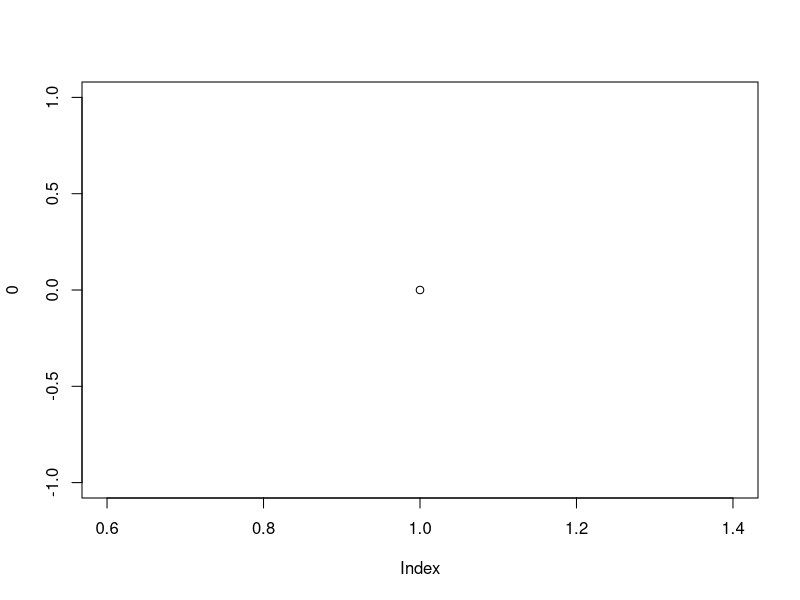
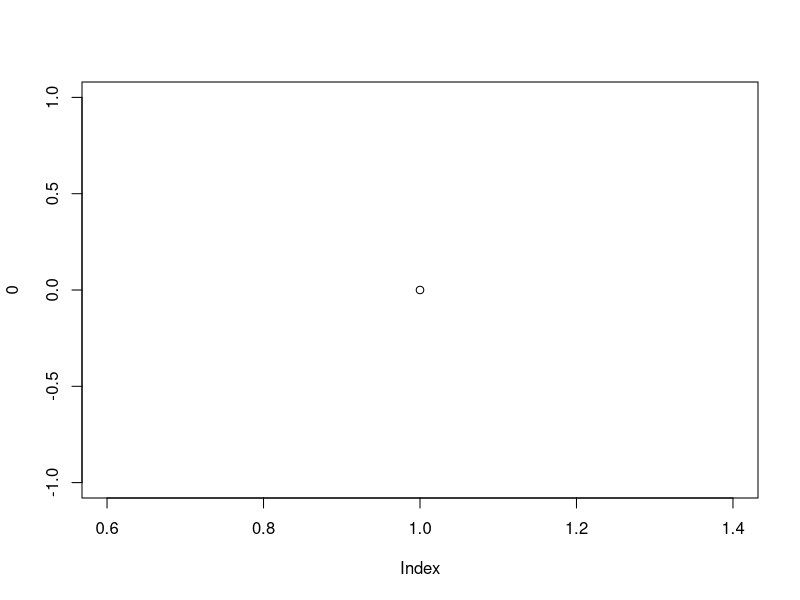
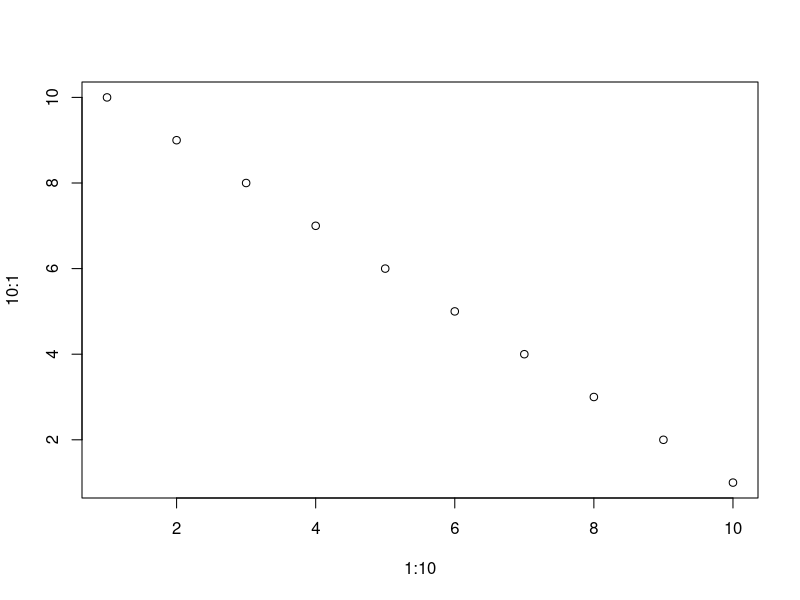
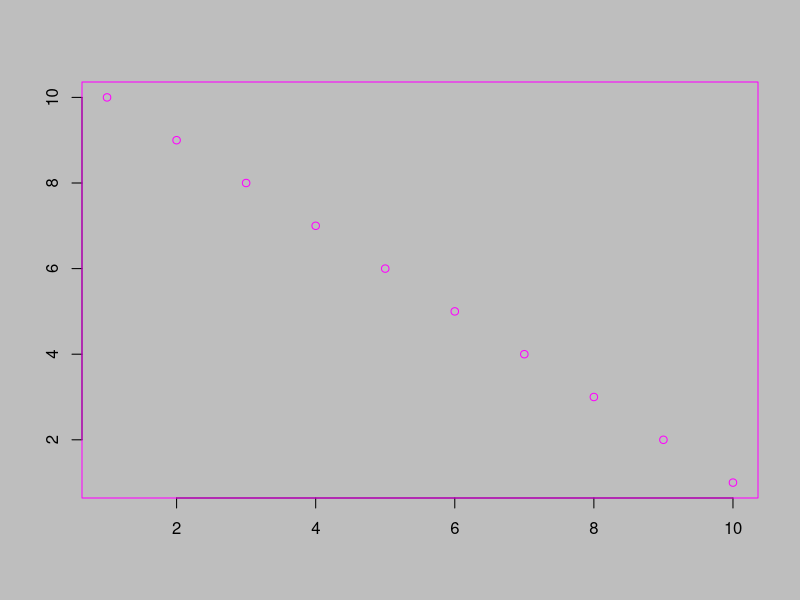
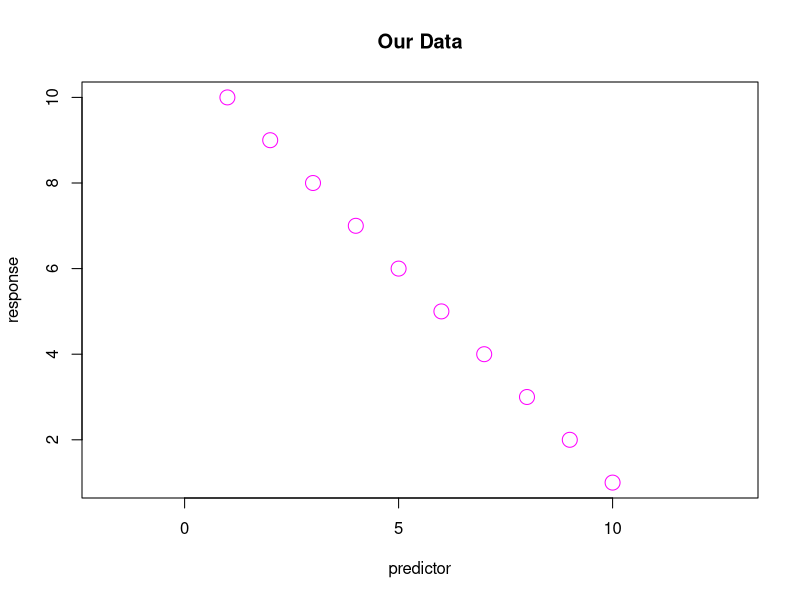
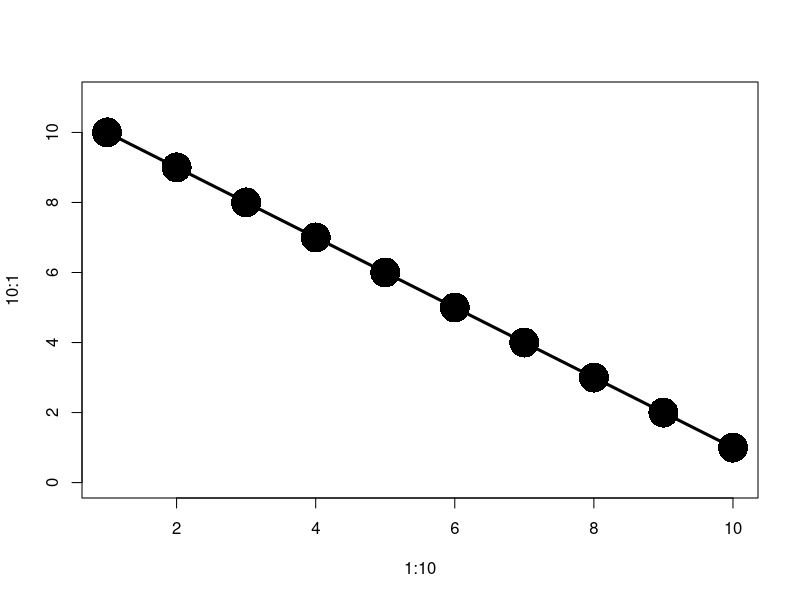
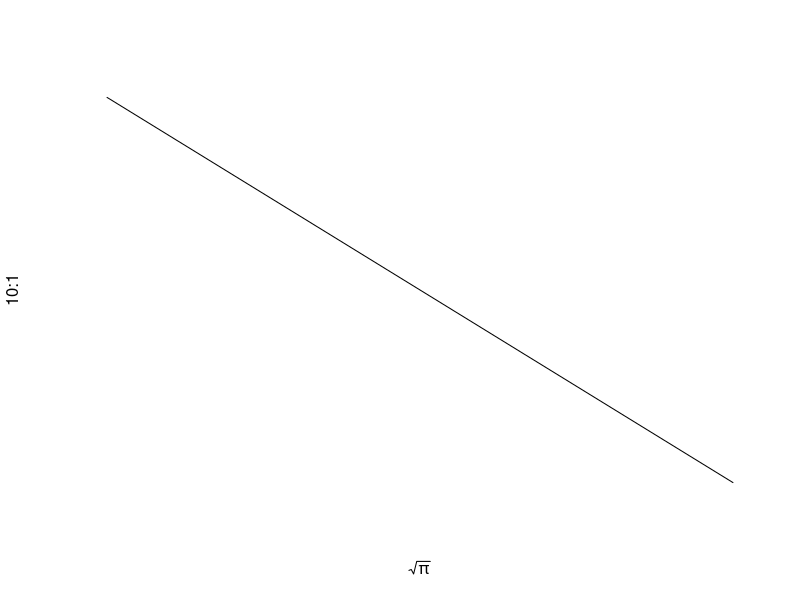
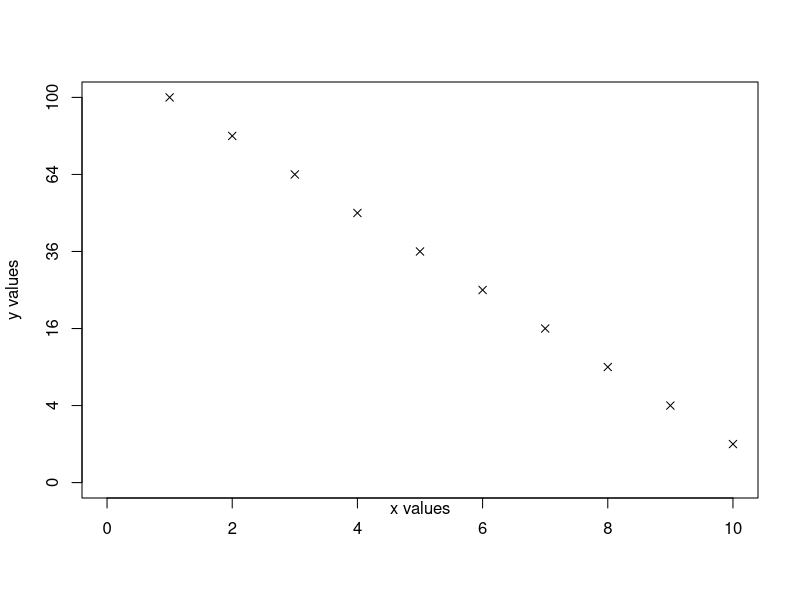

These figures' R source, in order:


# graphics


# a graphics device is a place where you can plot things.
# RStudio has a built-in graphics device, 
# but there are others. On a mac, we have the quartz() device
# windows has the windows() device
# linux has x11()

# typing quartz() opens a quartz graphics device
# (you'll need to type windows() or x11() if not on a mac)
# it's possible to set a default graphics device
# to be different from the RStudio one 
# (we won't cover that here)

quartz()
# windows()
# x11()

# if we make a plot, it will go into the most recently 
# opened device
plot(0)

# there is a family of functions dev.*() for controlling 
# the graphics deivce we will use dev.off() in this session
dev.off()   # closes most recent device
plot(0)
dev.list()  # lists the open graphical devices
quartz()
dev.list()
dev.cur()
graphics.off()  # closes all of them


# the graphics device has a set of graphical parameters
# that can be viewed as set with the par() function
par()
?par

# plot.new() opens up a graphics device with an empty plot
plot.new()

# plot() can be used to put things in the plot window
# if no device is open, it opens a new graphics device, 
# otherwise, it puts the plot in the most recently 
# opened device
plot(1:10,10:1)
# this uses all of the defaults for everything

# but we can change anything we want
par(font=5,col="magenta",ann=FALSE,bg="gray")
plot(1:10,10:1)

# some aspects of the plot can be set within the plot() 
# function but sometimes they take on different meanings, 
# so be careful
dev.off()   # close current graphics device (resets par())
plot(1:10,10:1,cex=2,col="magenta",xlab="predictor",
    ylab="response",main="Our Data",asp = 1)
# note that the behavior of 'col' is not the same, 
# as when we used par() actually the behavior 
# of cex is different inside of par() too


# some other things we can change
plot(1:10,10:1,cex=4,pch=16,type="o",ylim=c(0,11),lwd=3)
plot(1:10,10:1,axes=FALSE,type="l",pch="P",
     xlab=expression(sqrt(pi)))

# we can also create an empty plot and build it up how we like
plot(1:10,10:1,type="n",axes=FALSE,ann=FALSE,
     xlim=c(0,10),ylim=c(0,10))
points(1:10,10:1,pch=4)  # add points to the current plot
axis(1,at = seq(0,10,by=2) )
mtext("x values",side = 1,line=0)
axis(2,at = seq(0,10,by=2), labels = seq(0,10,by=2)^2 )
mtext("y values",side = 2,line=3)
box()   # this looks bad! (look at the horizontal axis)

# the double line on the axes really bothers me
plot(1:10,10:1,type="n",axes=FALSE,ann=FALSE,
     xlim=c(0,10),ylim=c(0,10))
points(1:10,10:1,pch=4)
axis(1,at = seq(0,10,by=2), lwd = 0 ,lwd.ticks = 1 )
mtext("x values",side = 1,line=0)
axis(2,at = seq(0,10,by=2), labels = seq(0,10,by=2)^2, 
     lwd = 0 ,lwd.ticks = 1 )
mtext("y values",side = 2,line=3)
box()   # beautiful


# sometimes we want to add a legend to the plot
plot(rep(1:5,2),rep(1:5,2)+rep(c(0,4),each=5),
     pch=c(rep(0,5),rep(1,5)),ylim=c(0,12))
legend(x=1,y=10,c("Raleigh","Durham"),pch=c(1,0),
       text.width=0.55)


# adding annotations to plots can also be done with the text() function
plot(rep(1:5,2),rep(1:5,2)+rep(c(0,4),each=5),
     pch=c(rep(0,5),rep(1,5)),ylim=c(0,12))
points(c(1.2,1.2),c(9,10),pch=c(0,1))
text(1.2,9,"Durham",pos=4)
text(1.2,10,"Raleigh",pos=4)
rect(1,8.2,2,10.8)


# setting setting margins can be frustrating, especially when 
# working with several plots within the same graphics device

par(oma=c(2, 2, 2, 2), mar=c(4, 4, 2, 2))
set.seed(1)
plot(rnorm(10), xlab="x label", ylab="y label")
box("outer", col="red", lwd=2)
mtext("device region", side=3, line=1, col="red", outer=TRUE)
box("inner", col="green")
mtext("figure region", side=3, line=1, col="green")
box("plot", col="blue")
text(5, 0, "plot region", col="blue")
# if you make the mar too small it can push the labels out,
# which makes them invisible


# for publications, it's often bet to make the outer margin 
# zero to minimize wasted space on the page
# this is especially true when you have multiple plots 
# on the same figure
par(oma=c(0,0,0,0), mar=c(4, 4, 2, 2))
set.seed(1)
plot(rnorm(10), xlab="x label", ylab="y label")
box("outer", col="red", lwd=2)
mtext("device region", side=3, line=1, col="red", outer=TRUE)
box("inner", col="green")
mtext("figure region", side=3, line=1, col="green")
box("plot", col="blue")
text(5, 0, "plot region", col="blue")



# we can automatically set up grids of plots with the 
# mfrow tag
par(mfrow=c(2,3),oma=c(0,0,0,0))  # 2x3 grid of plots
for(j in 1:6) plot(0,type="n",main=paste("Position",j))

# mfcol plots them in column major ordering
par(mfcol=c(2,3),oma=c(0,0,0,0))  # 2x3 grid of plots 
for(j in 1:6) plot(0,type="n",main=paste("Position",j))

# if we make a new plot it will cycle back to the 
# first and replace it
plot(0,type="n",main="Replaced Plot")


# we can also use the fig tag to have precise control of the plot locations
par(fig=c(0.4,1,0.2,1))
plot(1:10,10:1)
par(fig=c(0,0.4,0,0.8),new=TRUE)  # when adding a plot, set new = TRUE
plot(1:10,10:1)


# plots can be created as above and then be saved by 
# clicking on export >> save as image or save as pdf
# however, for figures that will go in publications, 
# you should really use the postscript() or pdf() 
# graphics devices to save the figures this makes 
# it much easier to change figures after reviewers 
# ask for changes

# postscript and pdf create vector graphics, as 
# opposed to pixel-based graphics. Vectors graphics 
# usually look much better in pdfs because they are 
# not resolution-dependent

# opens pdf device with default settings
pdf(file="figure01.pdf")    
plot(1:10,10:1) # notice that nothings happens in the R device
dev.off()       # shut down the device to save it
# now there is a file figure01.pdf in your directory



# I prefer to use postscript so I can use 
# plain latex and psfrag in my latex documents
postscript(file="figure01.eps")
plot(1:10,10:1)
dev.off()

# there are all sorts of options to be set
postscript(file="figure01.eps",
           family = "Times", width=6,height=4)
plot(1:10,10:1)
dev.off()


# from the postscript() documentation
# The postscript produced for a single R plot is EPS 
# (Encapsulated PostScript) compatible, and can be 
# included into other documents, e.g., into LaTeX, 
# using \includegraphics{<filename>}. For use in 
# this way you will probably want to use setEPS() 
# to set the defaults as horizontal = FALSE, 
# onefile = FALSE, paper = "special". 
postscript(file="figure01.eps",family = "Times", 
    width=6,height=4, horizontal=FALSE,paper="special")
plot(1:10,10:1)
dev.off()



